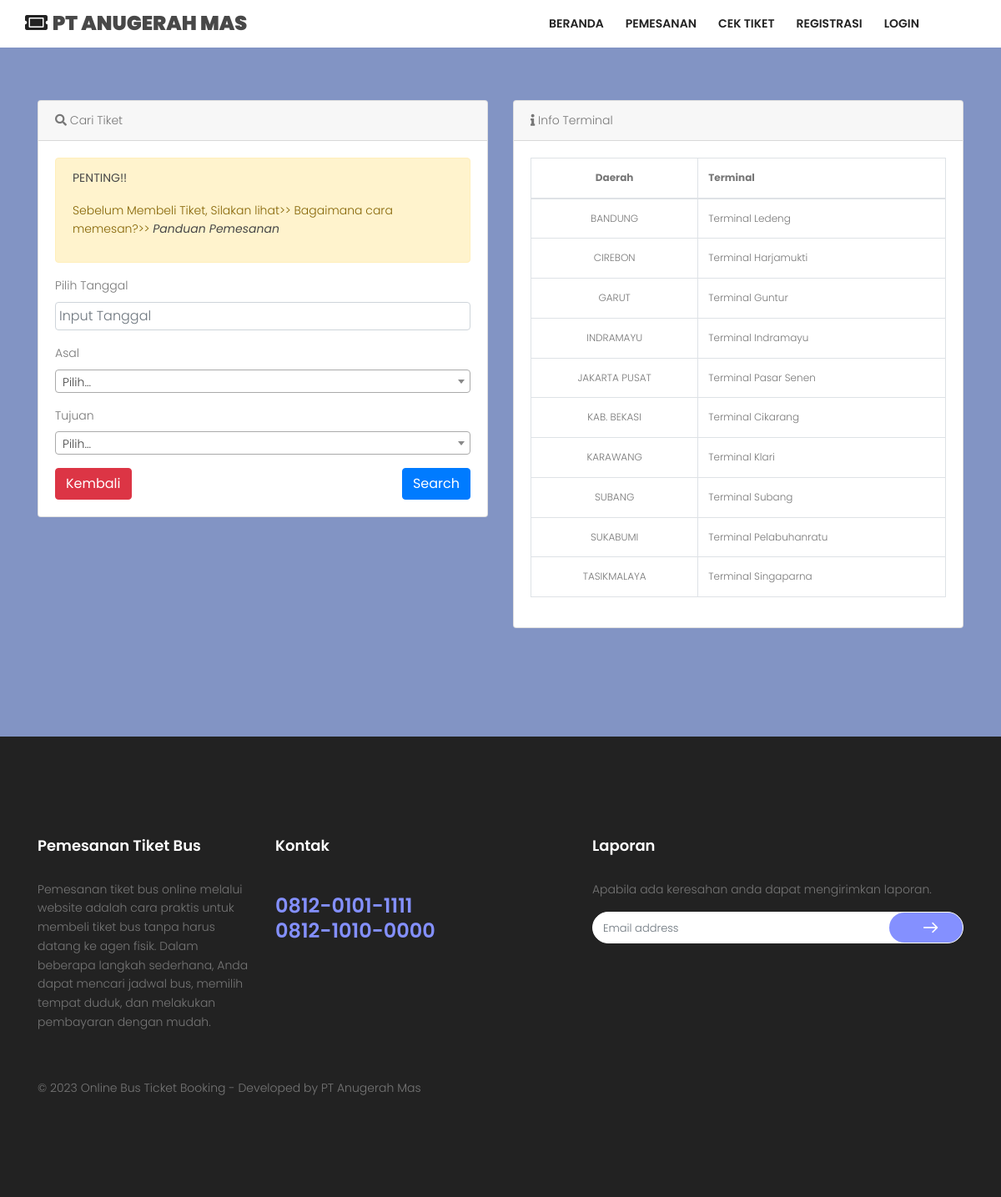
The app's page /index.php/tiket with its own data.
### tables this page shows
CREATE TABLE `tbl_tujuan` (
  `kd_tujuan` varchar(50) NOT NULL,
  `kota_tujuan` varchar(50) NOT NULL,
  `nama_terminal_tujuan` varchar(50) NOT NULL,
  `terminal_tujuan` varchar(100) NOT NULL
);

### application/controllers/Tiket.php (called while the page is built, shortened)
<?php
class Tiket extends CI_Controller {
	public function __construct(){
		$this->load->helper('tglindo_helper');
		$this->load->model('getkod_model');
	}
	public function index(){
		$data['title'] = "Check Schedule";
		$data['asal'] = $this->db->query("SELECT * FROM `tbl_tujuan` ORDER BY kota_tujuan ASC ")->result_array();
		$data['tujuan'] = $this->db->query("SELECT * FROM `tbl_tujuan` group by kota_tujuan ORDER BY kota_tujuan ASC ")->result_array();
		$data['list'] = $this->db->query("SELECT * FROM `tbl_tujuan` ORDER BY kota_tujuan ASC ")->result_array();
		$this->load->view('frontend/cektanggal',$data);
	}
}

### index.php (called while the page is built, shortened)
<?php
require_once BASEPATH.'core/CodeIgniter.php';

### application/views/frontend/cektanggal.php (the view, shortened to what this page needs)
<!DOCTYPE html>
<html lang="zxx" class="no-js">
<head>
	<link rel="stylesheet" type="text/css"
		href="<?php echo base_url() ?>assets/frontend/datepicker/dcalendar.picker.css">
	<?php $this->load->view('frontend/include/base_css'); ?>
</head>
<body>
	<?php $this->load->view('frontend/include/base_nav'); ?>
	<section class="service-area section-gap relative">
		<div class="overlay overlay-bg"></div>
		<div class="container">
			<div class="row">
				<div class="col-lg-6">
					<div class="card mb-5">
						<div class="card-header">
							<i class="fas fa-search"></i> Cari Tiket
						</div>
						<div class="card-body">
							<div class="alert alert-warning" role="alert">
								<p><b>PENTING!!</b></p>
								<P>Sebelum Membeli Tiket, Silakan lihat>> Bagaimana cara memesan?>> <b><i data-toggle="modal"
											data-target="#exampleModal">Panduan Pemesanan</i></b></P>
							</div>
							<form action="<?php echo base_url() ?>tiket/cekjadwal?>" method="get">
								<div class="form-group">
									<label for="exampleInputEmail1">Pilih Tanggal</label>
									<input placeholder="Input Tanggal" type="text" class="form-control datepicker"
										name="tanggal" required="">
								</div>
								<div class="form-group">
									<label for="exampleInputEmail1">Asal</label>
								</div>
								<div class="form-group">
									<label for="exampleInputEmail1">Tujuan</label>
								</div>
								<a href="<?php echo base_url() ?>tiket" class="btn btn-danger pull-left">Kembali </a>
								<button type="submit" class="btn btn-primary pull-right">Search </button>
							</form>
						</div>
					</div>
				</div>
				<div class="col-lg-6">
					<div class="card mb-10">
						<div class="card-header">
							<i class="fas fa-info"></i> Info Terminal
						</div>
						<div class="card-body">
							<table class="table table-bordered table-condensed" style="font-size:12px;" id="mydata">
								<thead>
									<tr>
										<th style="text-align:center;">Daerah</th>
										<th>Terminal</th>
									</tr>
								</thead>
								<tbody>
									<?php foreach ($list as $value) { ?>
									<tr>
										<td style="text-align:center;vertical-align:middle">
											<?php echo strtoupper($value['kota_tujuan']) ?></td>
										<td style="vertical-align:middle;"><?php echo $value['terminal_tujuan'] ?></td>
									</tr>
									<?php } ?>
								</tbody>
							</table>
						</div>
					</div>
				</div>
			</div>
	</section>
	<?php $this->load->view('frontend/include/base_footer'); ?>
</body>
</html>

### application/views/frontend/include/base_css.php (shortened to what this page needs)
<link rel="stylesheet" href="<?php echo base_url() ?>assets/frontend/css/linearicons.css">
<link rel="stylesheet" href="<?php echo base_url() ?>assets/frontend/css/owl.carousel.css">
      <link rel="stylesheet" href="<?php echo base_url() ?>assets/frontend/css/font-awesome.min.css">
      <link href="<?= base_url() ?>assets/backend/vendor/fontawesome-free/css/all.min.css" rel="stylesheet" type="text/css">
<link rel="stylesheet" href="<?php echo base_url() ?>assets/frontend/css/nice-select.css">
<link rel="stylesheet" href="<?php echo base_url() ?>assets/frontend/css/magnific-popup.css">
<link rel="stylesheet" href="<?php echo base_url() ?>assets/frontend/css/bootstrap.css">
<link rel="stylesheet" href="<?php echo base_url() ?>assets/frontend/css/main.css">
<link rel="stylesheet" href="http://anijs.github.io/lib/anicollection/anicollection.css">
<link rel="stylesheet" type="text/css" href="<?php echo base_url() ?>assets/datepicker/dist/css/bootstrap-datepicker.min.css">
<link href="<?php echo base_url() ?>assets/frontend/select2/css/select2.min.css" rel="stylesheet" />

### application/views/frontend/include/base_nav.php
<header id="header" id="home">
		    <div class="container">
		    	<div class="row align-items-center justify-content-between d-flex">
			      <div id="logo">
			        <a href="<?php echo base_url() ?>"><h3> <i class="fas fa-ticket-alt"></i> <b>PT ANUGERAH MAS</b></h3></a>
			      </div>
			      <nav id="nav-menu-container">
			        <ul class="nav-menu">
			          <li class="menu"><a href="<?php echo base_url() ?>">Beranda</a></li>
			          <li><a href="<?php echo base_url() ?>tiket">Pemesanan</a></li>
			          <li class="menu"><a href="<?php echo base_url() ?>tiket/cektiket">Cek Tiket</a></li>
			          <?php if ($this->session->userdata('username')) { ?>
				      	<li class="menu-has-children"><a href="#">Hi, <?php echo $this->session->userdata('nama_lengkap'); ?></a>
						<ul>
							<li><a href="<?php echo base_url() ?>profile/profilesaya/<?php echo $this->session->userdata('kd_pelanggan') ?>"><i class="fas fa-id-card"></i> My Profile</a></li>
							<li><a href="<?php echo base_url() ?>profile/tiketsaya/<?php echo $this->session->userdata('kd_pelanggan') ?>"><i class="fas fa-ticket-alt"></i> My Ticket</a></li>
							<li><a href="<?php echo base_url() ?>login/logout"><i class="fas fa-sign-out-alt"></i> Logout</a></li>
						</ul>
						</li>
				      <?php }else{ ?>
				  	  <li class="menu wobble animated"><a href="<?php echo base_url() ?>login/Daftar">Registrasi</a></li>
 					  <li><a href="<?php echo base_url() ?>login">Login</a></li>
				  	  <?php } ?>
			        </ul>
			      </nav>
		    	</div>
		    </div>
		  </header>

### application/views/frontend/include/base_footer.php (shortened to what this page needs)
<footer class="footer-area section-gap">
	<div class="container">
		<div class="row">
			<div class="col-lg-3  col-md-6 col-sm-6">
				<div class="single-footer-widget">
					<h4 class="text-white">Pemesanan Tiket Bus</h4>
					<p>
					Pemesanan tiket bus online melalui website adalah cara praktis untuk membeli tiket bus tanpa harus datang ke agen fisik. Dalam beberapa langkah sederhana, Anda dapat mencari jadwal bus, memilih tempat duduk, dan melakukan pembayaran dengan mudah.
					</p>
				</div>
			</div>
			<div class="col-lg-4  col-md-6 col-sm-6">
				<div class="single-footer-widget">
					<h4 class="text-white">Kontak</h4>
					<p class="number">
						0812-0101-1111 <br>
						0812-1010-0000
					</p>
				</div>
			</div>
			<div class="col-lg-5  col-md-6 col-sm-6">
				<div class="single-footer-widget">
					<h4 class="text-white">Laporan</h4>
					<p>Apabila ada keresahan anda dapat mengirimkan laporan.</p>
					<div class="d-flex flex-row" id="mc_embed_signup">
							<form class="navbar-form" novalidate="true" action="" method="post">
						    <div class="input-group add-on">
						      	<input class="form-control" placeholder="Email address"  type="email">
						      <div class="input-group-btn">
						        <button class="genric-btn primary circle arrow"><span class="lnr lnr-arrow-right"></span></button>
						      </div>
						    </div>
						  </form>
					</div>
				</div>
			</div>
		</div>
		<div class="footer-bottom d-flex justify-content-between align-items-center flex-wrap">
         <p class="footer-text m-0"><span>&copy; <?= date('Y') ?> Online Bus Ticket Booking - Developed by PT Anugerah Mas </span> </p>
		</div>
	</div>
</footer>

### assets/frontend/css/main.css (style rules this page uses)
body { color: #777; font-family: "Poppins", sans-serif; font-size: 14px; font-weight: 300; line-height: 1.625em; position: relative; }
ol, ul { margin: 0; padding: 0; list-style: none; }
a { -webkit-transition: all 0.3s ease 0s; -moz-transition: all 0.3s ease 0s; -o-transition: all 0.3s ease 0s; transition: all 0.3s ease 0s; }
a, a:focus, a:hover { text-decoration: none; outline: 0; }
h1, h2, h3, h4, h5, h6 { font-family: "Poppins", sans-serif; color: #222; line-height: 1.2em !important; margin-bottom: 0; margin-top: 0; font-weight: 600; }
h3, .h3 { font-size: 24px; }
h4, .h4 { font-size: 18px; }
td, th { border-radius: 0px; }
.mb-5 { margin-bottom: 5px; }
.mb-10 { margin-bottom: 10px; }
.text-white { color: #fff; }
.flex-wrap { -webkit-flex-wrap: wrap; -moz-flex-wrap: wrap; -ms-flex-wrap: wrap; flex-wrap: wrap; }
.relative { position: relative; }
.overlay { position: absolute; left: 0; right: 0; top: 0; bottom: 0; }
b, sup, sub, u, del { color: #484848; }
h3 { font-size: 24px; }
h4 { font-size: 18px; }
h1, h2, h3, h4, h5, h6 { line-height: 1.5em; }
.genric-btn { display: inline-block; outline: none; line-height: 40px; padding: 0 30px; font-size: 0.8em; text-align: center; text-decoration: none; font-weight: 500; cursor: pointer; -webkit-transition: all 0.3s ease 0s; -moz-transition: all 0.3s ease 0s; -o-transition: all 0.3s ease 0s; transition: all 0.3s ease 0s; }
.genric-btn.circle { border-radius: 20px; }
.genric-btn.arrow { display: -webkit-inline-box; display: -ms-inline-flexbox; display: inline-flex; -webkit-box-align: center; -ms-flex-align: center; align-items: center; }
.genric-btn.arrow span { margin-left: 10px; }
.genric-btn.primary { color: #fff; background: #8490ff; border: 1px solid transparent; }
#header { padding: 14px 0; position: fixed; left: 0; top: 0; right: 0; transition: all 0.5s; z-index: 997; background: #fff; }
.nav-menu, .nav-menu * { margin: 0; padding: 0; list-style: none; }
.nav-menu li { position: relative; white-space: nowrap; }
.nav-menu > li { float: left; }
#nav-menu-container { margin: 0; }
@media (min-width: 1024px) { #nav-menu-container { padding-right: 60px; } }
.nav-menu a { padding: 0 8px 0px 8px; text-decoration: none; display: inline-block; color: #222; font-weight: 600; font-size: 14px; text-transform: uppercase; outline: none; }
.nav-menu > li { margin-left: 10px; }
#mobile-nav { position: fixed; top: 0; padding-top: 18px; bottom: 0; z-index: 998; background: rgba(0, 0, 0, 0.8); left: -260px; width: 260px; overflow-y: auto; transition: 0.4s; }
#mobile-nav ul { padding: 0; margin: 0; list-style: none; }
#mobile-nav ul li { position: relative; }
#mobile-nav ul li a { color: #fff; font-size: 13px; text-transform: uppercase; overflow: hidden; padding: 10px 22px 10px 15px; position: relative; text-decoration: none; width: 100%; display: block; outline: none; font-weight: 700; }
.section-gap { padding: 120px 0; }
.service-area { background-size: cover; }
.service-area .overlay-bg { background-color: #8294c4; }
.footer-area { background-color: #222; }
.footer-area h4 { padding-bottom: 30px; }
.footer-area .number { color: #8490ff; font-size: 24px; font-weight: 600; line-height: 30px; }
.footer-area .genric-btn { background: #8490ff; border: none; border-radius: 57px; height: 36px; }
.footer-area .footer-bottom { padding-top: 40px; }
.single-footer-widget .navbar-form { width: 100%; }
.single-footer-widget .navbar-form .form-control { border: none; border-radius: 20px; font-size: 13px; }
.single-footer-widget .navbar-form .add-on { background: #fff; border-radius: 20px; border: 1px solid #fff; }
.single-footer-widget .navbar-form .lnr { font-weight: 900; font-size: 18px !important; color: #fff; }

### records on screen
tbl_tujuan: kota_tujuan "BANDUNG", terminal_tujuan "Terminal Ledeng"
tbl_tujuan: kota_tujuan "CIREBON", terminal_tujuan "Terminal Harjamukti"
tbl_tujuan: kota_tujuan "GARUT", terminal_tujuan "Terminal Guntur"
tbl_tujuan: kota_tujuan "INDRAMAYU", terminal_tujuan "Terminal Indramayu"
tbl_tujuan: kota_tujuan "JAKARTA PUSAT", terminal_tujuan "Terminal Pasar Senen"
tbl_tujuan: kota_tujuan "KAB. BEKASI", terminal_tujuan "Terminal Cikarang"
tbl_tujuan: kota_tujuan "KARAWANG", terminal_tujuan "Terminal Klari"
tbl_tujuan: kota_tujuan "SUBANG", terminal_tujuan "Terminal Subang"
tbl_tujuan: kota_tujuan "SUKABUMI", terminal_tujuan "Terminal Pelabuhanratu"
tbl_tujuan: kota_tujuan "TASIKMALAYA", terminal_tujuan "Terminal Singaparna"
